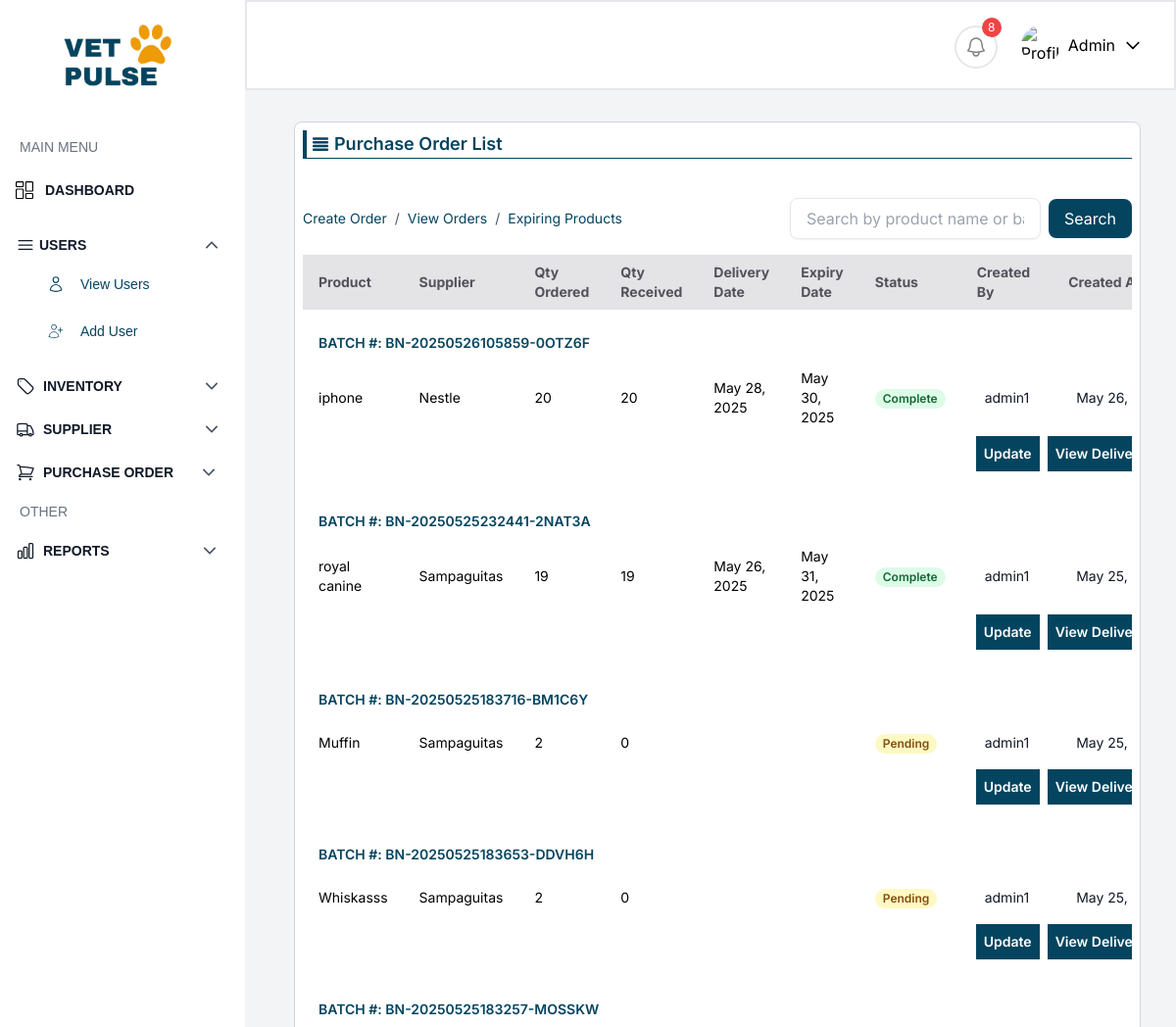
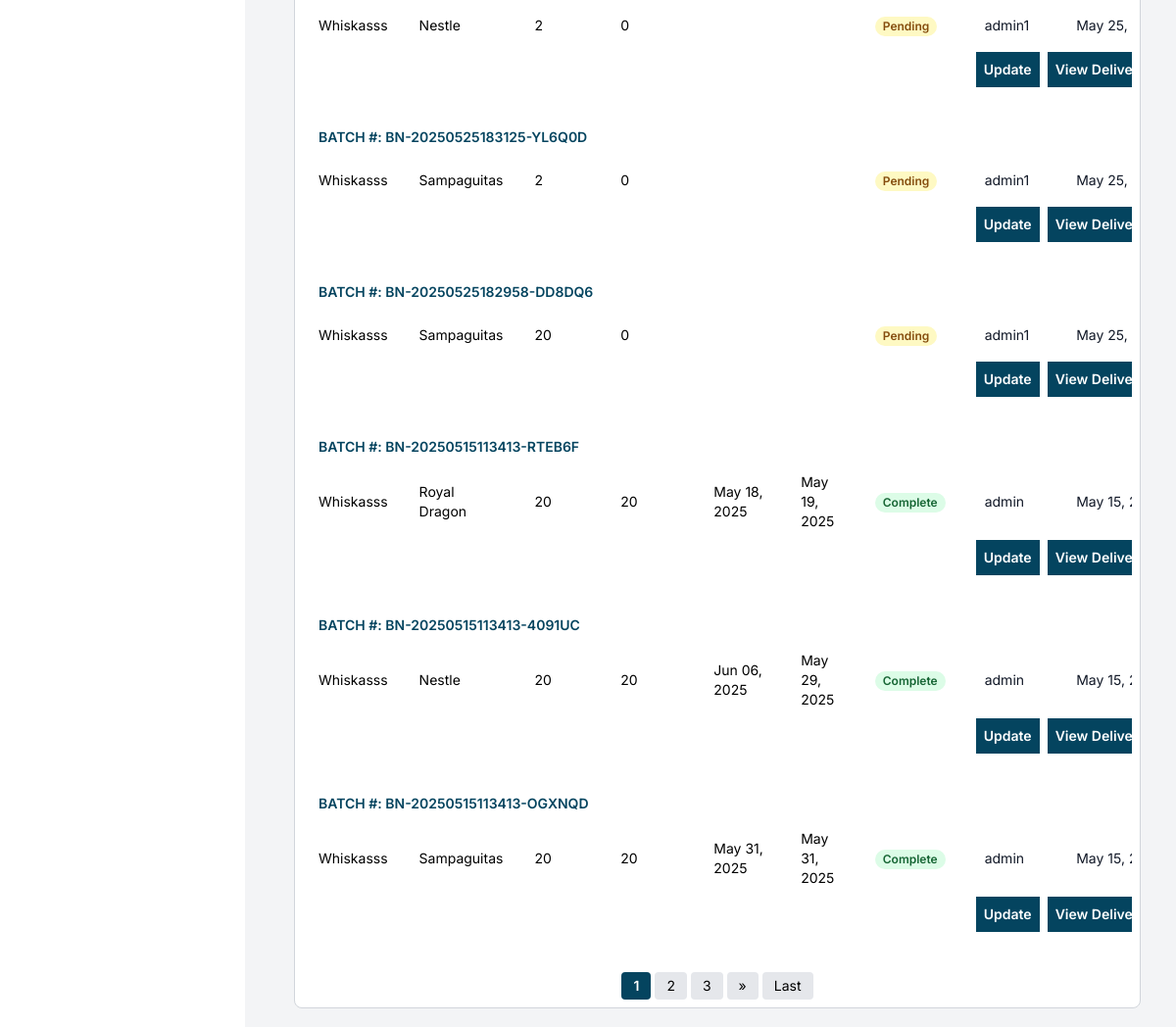
Page /purchase-orders/ (signed in) on the committed database (2 pictures, top to bottom).
### petclinic_app/models.py (models this page shows, shortened)
class ProductSupplier(models.Model):
    STATUS_CHOICES = [
        ('pending', 'Pending'),
        ('complete', 'Complete'),
        ('incomplete', 'Incomplete'),
    ]
    id = models.AutoField(primary_key=True)
    supplier = models.ForeignKey('Supplier', on_delete=models.CASCADE, null=True, blank=True)
    product = models.ForeignKey('Product', on_delete=models.CASCADE)
    quantity_ordered = models.IntegerField()
    quantity_received = models.IntegerField()
    quantity_remaining = models.IntegerField()
    status = models.CharField(max_length=20, choices=STATUS_CHOICES, default='pending')
    created_by = models.ForeignKey(User, on_delete=models.CASCADE, null=True, blank=True)
    created_at = models.DateTimeField(auto_now_add=True)
    updated_at = models.DateTimeField(auto_now=True)
    date_received = models.DateTimeField(auto_now_add=True, null=True, blank=True)
    delivery_date = models.DateField(null=True, blank=True)
    expiry_date = models.DateField(null=True, blank=True)
    batch_number = models.CharField(max_length=100, null=True, blank=True)

class Product(models.Model):
    product_id = models.AutoField(primary_key=True)
    product_name = models.CharField(max_length=255, unique=True)
    image = models.ImageField(upload_to='product_images/', null=True, blank=True)
    description = models.TextField(null=True, blank=True)
    category = models.CharField(max_length=20, choices=CATEGORY_CHOICES, null=True, blank=True)
    suppliers = models.ManyToManyField("Supplier", blank=True)  # Use string reference
    created_by = models.ForeignKey(User, on_delete=models.CASCADE, null=True, blank=True)
    created_at = models.DateTimeField(auto_now_add=True, null=True, blank=True)
    updated_at = models.DateTimeField(auto_now=True)
    movement_threshold = models.IntegerField(default=100)

class Supplier(models.Model):
    supplier_id = models.AutoField(primary_key=True)
    supplier_name = models.CharField(max_length=255)
    supplier_location = models.CharField(max_length=255, blank=True, null=True)
    email = models.EmailField(unique=True, null=True, blank=True)
    contact_number = models.CharField(max_length=20, blank=True, null=True)  # ✅ New field
    created_by = models.ForeignKey(User, on_delete=models.CASCADE, null=True, blank=True)
    created_at = models.DateTimeField(auto_now_add=True, null=True, blank=True)
    updated_at = models.DateTimeField(auto_now=True)
    products = models.ManyToManyField(Product, blank=True)

### petclinic_app/views.py (the view, shortened to what this page needs)
# urls.py: path('purchase-orders/', PurchaseOrderListView.as_view(), name='purchase_order_list'),
class PurchaseOrderListView(LoginRequiredMixin, ListView):
    model = ProductSupplier
    template_name = 'purchase_order_list.html'
    context_object_name = 'orders'
    paginate_by = 10
    def get_queryset(self):
        queryset = ProductSupplier.objects.select_related('product', 'supplier', 'created_by').order_by('-created_at')
        search_query = self.request.GET.get('search', '')
        if search_query:
            queryset = queryset.filter(
                Q(product__product_name__icontains=search_query) |
                Q(batch_number__icontains=search_query)
            )
        return queryset
    def get_context_data(self, **kwargs):
        context = super().get_context_data(**kwargs)
        context['search'] = self.request.GET.get('search', '')
        filtered_queryset = self.get_queryset()
        context['total_quantity_received'] = filtered_queryset.aggregate(
            total=Sum('quantity_received')
        )['total'] or 0
        paginator = context['paginator']
        page_obj = context['page_obj']
        current_page = page_obj.number
        total_pages = paginator.num_pages
        if total_pages <= 7:
            page_range = range(1, total_pages + 1)
        context['custom_page_range'] = page_range
        return context

### templates/purchase_order_list.html (shortened to what this page needs)
{% extends 'adminbar.html' %}
{% block content %}
<div class="text-[#04445F] font-semibold text-lg flex items-center">
    <div class="w-px h-7 p-[2px] bg-[#04445F] mr-1"></div>
    <svg xmlns="http://www.w3.org/2000/svg" fill="none" viewBox="0 0 24 24" stroke-width="3" stroke="currentColor" class="mr-1 h-7 w-5">
        <path stroke-linecap="round" stroke-linejoin="round" d="M3.75 5.25h16.5m-16.5 4.5h16.5m-16.5 4.5h16.5m-16.5 4.5h16.5" />
    </svg>
    Purchase Order List
</div>
<hr class="mb-10 border-[#04445F]">
<div class="flex flex-col md:flex-row md:items-center md:justify-between mb-4 gap-4">
  <nav class="text-sm text-gray-600" aria-label="Breadcrumb">
    <ol class="list-reset flex flex-wrap items-center">
      <li>
        <a href="{% url 'create_order' %}" class="text-[#04445F] hover:underline">Create Order</a>
      </li>
      <li><span class="mx-2">/</span></li>
      <li>
        <a href="{% url 'purchase_order_list' %}" class="text-[#04445F] hover:underline">View Orders</a>
      </li>
      <li><span class="mx-2">/</span></li>
      <li>
        <a href="{% url 'expiring_products' %}" class="text-[#04445F] hover:underline">Expiring Products</a>
      </li>
    </ol>
  </nav>
  <form method="get" action="{% url 'purchase_order_list' %}" class="flex items-center justify-end w-full md:w-auto">
    <input
        type="text"
        name="search"
        value="{{ request.GET.search }}"
        placeholder="Search by product name or batch number"
        class="border px-4 py-2 rounded-lg shadow-sm w-full md:w-64"
    >
    <button
        type="submit"
        class="ml-2 px-4 py-2 bg-[#04445F] hover:bg-[#0369a1] text-white rounded-lg"
    >
        Search
    </button>
  </form>
</div>
<div class="overflow-x-auto">
  <table class="min-w-full bg-white text-sm">
      <thead>
          <tr class="bg-[#e4e4e7] text-[#52525b] text-left">
              <th class="px-4 py-2">Product</th>
              <th class="px-4 py-2">Supplier</th>
              <th class="px-4 py-2">Qty Ordered</th>
              <th class="px-4 py-2">Qty Received</th>
              <th class="px-4 py-2">Delivery Date</th>
              <th class="px-4 py-2">Expiry Date</th>
              <th class="px-4 py-2">Status</th>
              <th class="px-4 py-2">Created By</th>
              <th class="px-4 py-2">Created At</th>
          </tr>
      </thead>
      <tbody>
          {% for order in page_obj %}
          <tr>
              <td colspan="9" class="pt-6 pb-2 px-4">
                  <span class="text-[#04445F] font-semibold text-sm uppercase">Batch #: {{ order.batch_number }}</span>
              </td>
          </tr>
          <tr>
              <td class="px-4 py-2">{{ order.product.product_name }}</td>
              <td class="px-4 py-2">{{ order.supplier.supplier_name }}</td>
              <td class="px-4 py-2">{{ order.quantity_ordered }}</td>
              <td class="px-4 py-2">{{ order.quantity_received }}</td>
              <td class="px-4 py-2">{{ order.delivery_date|date:"M d, Y" }}</td>
              <td class="px-4 py-2">{{ order.expiry_date|date:"M d, Y" }}</td>
              <td class="px-4 py-2 space-x-2 whitespace-nowrap">
                  <span class="px-2 inline-flex text-xs leading-5 font-semibold rounded-full
                      {% if order.status == 'complete' %}
                          bg-green-100 text-green-800
                      {% elif order.status == 'pending' %}
                          bg-yellow-100 text-yellow-800
                      {% else %}
                          bg-red-100 text-red-800
                      {% endif %}
                  ">
                      {{ order.status|capfirst }}
                  </span>
              </td>
              <td class="px-6 py-4 whitespace-nowrap text-sm text-gray-900">{{ order.created_by.username }}</td>
              <td class="px-6 py-4 whitespace-nowrap text-sm text-gray-900">{{ order.created_at|date:"M d, Y H:i" }}</td>
          </tr>
          <tr>
              <td colspan="9">
                  <div class="flex justify-end pr-6 pb-4 space-x-2">
                      <a href="{% url 'purchase_order_update' order.id %}"
                         class="bg-[#04445F] hover:bg-[#0369a1] text-sm text-white font-semibold px-2 py-2 flex items-center">
                          Update
                      </a>
                      <button
                          class="bg-[#04445F] hover:bg-[#0369a1] text-sm text-white font-semibold px-2 py-2 flex items-center"
                          onclick="openModal('{{ order.id }}')"
                      >
                          View Delivery History
                      </button>
                  </div>
              </td>
          </tr>
          {% empty %}
          <tr>
              <td colspan="9" class="px-6 py-4 text-center text-sm text-gray-500">No purchase orders found.</td>
          </tr>
          {% endfor %}
      </tbody>
  </table>
</div>
{% if is_paginated %}
<div class="mt-6 flex justify-center items-center space-x-1 text-sm">
    {% for num in paginator.page_range %}
        {% if num == 1 or num == paginator.num_pages or num >= page_obj.number|add:'-1' and num <= page_obj.number|add:'1' %}
            {% if num == page_obj.number %}
                <span class="px-3 py-1 rounded bg-[#04445F] text-white font-semibold">{{ num }}</span>
            {% else %}
                <a href="?page={{ num }}{% if request.GET.search %}&search={{ request.GET.search }}{% endif %}" class="px-3 py-1 rounded bg-gray-200 hover:bg-gray-300">{{ num }}</a>
            {% endif %}
        {% elif num == page_obj.number|add:'-2' or num == page_obj.number|add:'2' %}
            <span class="px-2">…</span>
        {% endif %}
    {% endfor %}
    {% if page_obj.has_next %}
        <a href="?page={{ page_obj.next_page_number }}{% if request.GET.search %}&search={{ request.GET.search }}{% endif %}" class="px-3 py-1 rounded bg-gray-200 hover:bg-gray-300">&raquo;</a>
        <a href="?page={{ paginator.num_pages }}{% if request.GET.search %}&search={{ request.GET.search }}{% endif %}" class="px-3 py-1 rounded bg-gray-200 hover:bg-gray-300">Last</a>
    {% endif %}
</div>
{% endif %}
{% endblock %}

### templates/adminbar.html (shortened to what this page needs)
{% load compress static %}
<!DOCTYPE html>
<html lang="en">
<head>
    <link href="https://cdn.jsdelivr.net/npm/tailwindcss@2.2.19/dist/tailwind.min.css" rel="stylesheet">
    <script src="https://cdn.tailwindcss.com"></script>
    {% compress css %}
    <link rel="stylesheet" href="{% static 'src/output.css' %}">
    {% endcompress %}
</head>
<body class="bg-gray-100 font-[Inter]">
    <nav id="navBar" class="flex items-center justify-between bg-white border border-2 p-4 sticky top-0 z-30 md:ml-[250px] ml-0">
        <div class="flex items-center space-x-2">
<div class="relative">
    <button id="notificationButton" class="text-black bg-white border-2 hover:bg-gray-200 p-2 rounded-full focus:outline-none mt-1">
        {% if expiring_count > 0 or low_stock_count > 0 %}
        <span class="absolute -top-1 -right-1 bg-red-500 text-white text-xs rounded-full h-5 w-5 flex items-center justify-center">
            {{ expiring_count|add:low_stock_count }}
        </span>
        {% endif %}
    </button>
</div>
            {% if user.is_authenticated %}
            <div class="relative">
                <div onclick="toggleDropdown7()" class="flex items-center px-4 py-2 rounded-md cursor-pointer">
                    <img src="https://images.unsplash.com/photo-1633332755192-727a05c4013d?auto=format&fit=crop&w=1480&q=80" alt="Profile" class="w-10 h-10 rounded-full mr-2">
                    <span class="text-black">{{ user.username|capfirst }}</span>
                    <svg xmlns="http://www.w3.org/2000/svg" fill="none" viewBox="0 0 24 24" stroke-width="2" stroke="black" class="w-5 h-5 ml-2">
                        <path stroke-linecap="round" stroke-linejoin="round" d="M19 9l-7 7-7-7" />
                    </svg>
                </div>
            </div>
            {% endif %}
        </div>
    </nav>
    <div class="flex">
       <nav id="sidebar" class="bg-white h-screen fixed top-0 left-0 min-w-[250px] py-6 px-4 font-[sans-serif] overflow-auto transition-transform transform -translate-x-full md:translate-x-0 z-50" aria-hidden="true">
            <div class="flex justify-between items-center">
                <a href=""><img src="{% static 'images/logotransparent.png' %}" alt="logo" class='w-32 ml-10' /></a>
            </div>
            <ul class="mt-8">
                <a class="text-gray-500 transition-all text-sm flex items-center rounded-md px-1 py-3">
                    <span>MAIN MENU</span>
                </a>
                <li>
                    <a href="{% url 'dashboardpage' %}" class="transition-all text-sm flex items-center py-3">
                        <span class="text-[#111827] text-sm font-bold flex-1">DASHBOARD</span>
                    </a>
                </li>
            </ul>
            <div class="mt-6">
                <div class="flex cursor-pointer group items-center" onclick="toggleDropdown()">
                    <h8 class="text-[#111827] text-sm font-bold flex items-center space-x-1">
                        <svg xmlns="http://www.w3.org/2000/svg" fill="none" viewBox="0 0 24 24" stroke-width="1.5" stroke="currentColor" class="w-5 h-5">
                            <path stroke-linecap="round" stroke-linejoin="round" d="M3.75 6.75h16.5M3.75 12h16.5m-16.5 5.25h16.5" />
                        </svg>
                        <span>USERS</span>
                    </h8>
                </div>
                <ul id="dropdownMenu" class="space-y-1 mt-2 pl-4 hidden transition-all duration-300">
                    <li>
                        <a href="{% url 'user_list' %}" class="text-[#04445F] hover:text-black transition-all text-sm flex items-center hover:bg-[#efefef] rounded-md px-4 py-3">
                            <span>View Users</span>
                        </a>
                    </li>
                    <li>
                        <a href="{% url 'signup' %}" class="text-[#04445F] hover:text-black transition-all text-sm flex items-center hover:bg-[#efefef] rounded-md px-4 py-3">
                            <span>Add User</span>
                        </a>
                    </li>
                </ul>
            </div>
<div class="mt-6">
  <div class="flex cursor-pointer group items-center" onclick="toggleDropdown1()">
    <h6 class="text-[#111827] text-sm font-bold flex items-center space-x-2">
      <span >INVENTORY</span>
    </h6>
  </div>
</div>
<div class="mt-6">
  <div class="flex cursor-pointer group items-center" onclick="toggleDropdown6()">
    <h9 class="text-[#111827] text-sm font-bold flex items-center space-x-2">
      <span>SUPPLIER</span>
    </h9>
  </div>
</div>
<div class="mt-6">
  <div class="flex cursor-pointer group items-center" onclick="toggleDropdown8()">
    <h9 class="text-[#111827] text-sm font-bold  flex items-center space-x-2">
      <span>PURCHASE ORDER</span>
    </h9>
  </div>
</div>
<ul class="mt-2">
  <a class="text-gray-500 transition-all text-sm flex items-center rounded-md px-1 py-3">
  <span>OTHER</span>
</a>
</ul>
<div class="mt-2">
  <div class="flex cursor-pointer group items-center" onclick="toggleDropdown3()">
    <h9 class="text-[#111827] text-sm font-bold flex items-center space-x-2">
      <span>REPORTS</span>
    </h9>
  </div>
</div>
        </nav>
        <main class="flex-1 overflow-y-auto p-2 ml-0 md:ml-[300px] mr-0 md:mr-[36px] border border-gray-300 bg-white rounded-lg mb-10 max-w-full mt-8">
            {% block content %}
            {% endblock %}
        </main>
    </div>
</body>
</html>

### rows in the picture
ProductSupplier: batch_number "BN-20250526105859-0OTZ6F", product.product_name "iphone", supplier.supplier_name "Nestle", quantity_ordered "20", quantity_received "20", delivery_date "May 28, 2025", expiry_date "May 30, 2025", status "Complete", created_by.username "admin1", created_at "May 26,…"
ProductSupplier: batch_number "BN-20250525232441-2NAT3A", product.product_name "royal canine", supplier.supplier_name "Sampaguitas", quantity_ordered "19", quantity_received "19", delivery_date "May 26, 2025", expiry_date "May 31, 2025", status "Complete", created_by.username "admin1", created_at "May 25,…"
ProductSupplier: batch_number "BN-20250525183716-BM1C6Y", product.product_name "Muffin", supplier.supplier_name "Sampaguitas", quantity_ordered "2", quantity_received "0", status "Pending", created_by.username "admin1", created_at "May 25,…"
ProductSupplier: batch_number "BN-20250525183653-DDVH6H", product.product_name "Whiskasss", supplier.supplier_name "Sampaguitas", quantity_ordered "2", quantity_received "0", status "Pending", created_by.username "admin1", created_at "May 25,…"
ProductSupplier: batch_number "BN-20250525183257-MOSSKW", product.product_name "Whiskasss", supplier.supplier_name "Nestle", quantity_ordered "2", quantity_received "0", status "Pending", created_by.username "admin1", created_at "May 25,…"
ProductSupplier: batch_number "BN-20250525183125-YL6Q0D", product.product_name "Whiskasss", supplier.supplier_name "Sampaguitas", quantity_ordered "2", quantity_received "0", status "Pending", created_by.username "admin1", created_at "May 25,…"
ProductSupplier: batch_number "BN-20250525182958-DD8DQ6", product.product_name "Whiskasss", supplier.supplier_name "Sampaguitas", quantity_ordered "20", quantity_received "0", status "Pending", created_by.username "admin1", created_at "May 25,…"
ProductSupplier: batch_number "BN-20250515113413-RTEB6F", product.product_name "Whiskasss", supplier.supplier_name "Royal Dragon", quantity_ordered "20", quantity_received "20", delivery_date "May 18, 2025", expiry_date "May 19, 2025", status "Complete", created_by.username "admin", created_at "May 15,…"
ProductSupplier: batch_number "BN-20250515113413-4091UC", product.product_name "Whiskasss", supplier.supplier_name "Nestle", quantity_ordered "20", quantity_received "20", delivery_date "Jun 06, 2025", expiry_date "May 29, 2025", status "Complete", created_by.username "admin", created_at "May 15,…"
ProductSupplier: batch_number "BN-20250515113413-OGXNQD", product.product_name "Whiskasss", supplier.supplier_name "Sampaguitas", quantity_ordered "20", quantity_received "20", delivery_date "May 31, 2025", expiry_date "May 31, 2025", status "Complete", created_by.username "admin", created_at "May 15,…"

### other values in the picture
{{ expiring_count|add:low_stock_count }} "8"
{{ user.username|capfirst }} "Admin"
{{ num }} "1"
{{ num }} "2" "3"
